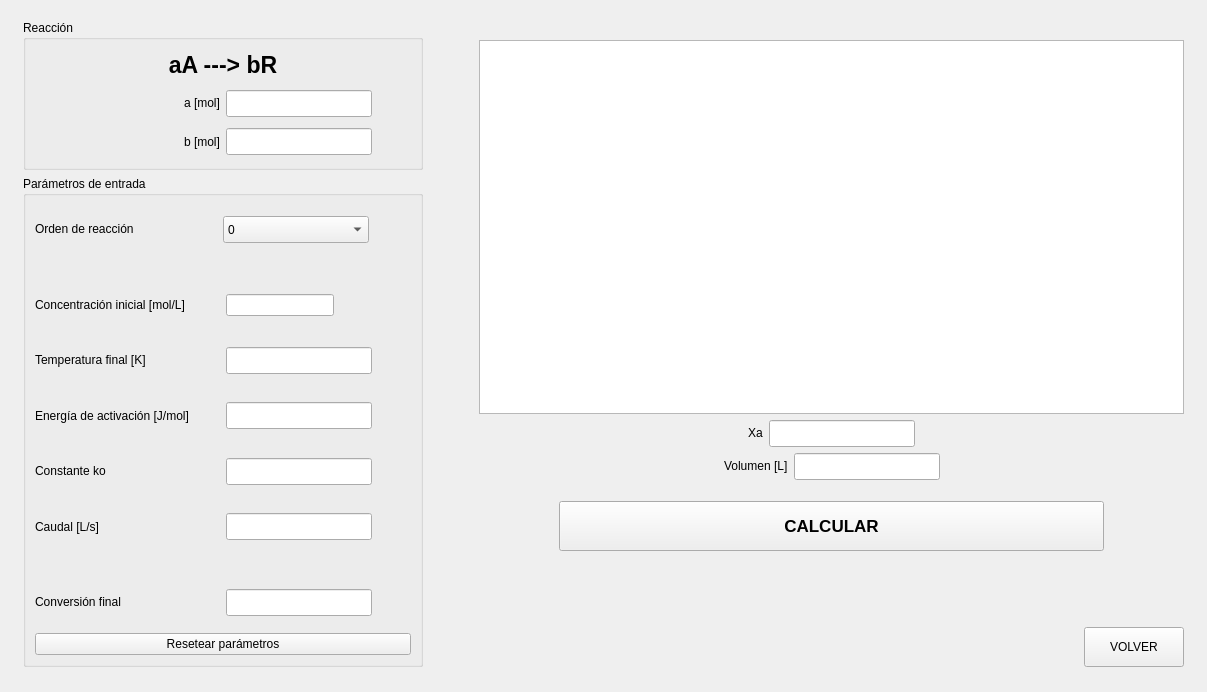
<?xml version="1.0" encoding="UTF-8"?>
<ui version="4.0">
 <class>Form</class>
 <widget class="QWidget" name="Form">
  <property name="geometry">
   <rect>
    <x>0</x>
    <y>0</y>
    <width>1207</width>
    <height>692</height>
   </rect>
  </property>
  <property name="windowTitle">
   <string>Reactor MP - Cálculo de volumen</string>
  </property>
  <layout class="QHBoxLayout" name="_2">
   <property name="topMargin">
    <number>20</number>
   </property>
   <property name="bottomMargin">
    <number>25</number>
   </property>
   <item>
    <spacer name="horizontalSpacer_3">
     <property name="orientation">
      <enum>Qt::Horizontal</enum>
     </property>
     <property name="sizeType">
      <enum>QSizePolicy::Fixed</enum>
     </property>
     <property name="sizeHint" stdset="0">
      <size>
       <width>12</width>
       <height>20</height>
      </size>
     </property>
    </spacer>
   </item>
   <item>
    <layout class="QVBoxLayout" name="Izquierda">
     <property name="sizeConstraint">
      <enum>QLayout::SetDefaultConstraint</enum>
     </property>
     <property name="leftMargin">
      <number>0</number>
     </property>
     <item>
      <widget class="QGroupBox" name="Reaccion">
       <property name="minimumSize">
        <size>
         <width>400</width>
         <height>0</height>
        </size>
       </property>
       <property name="maximumSize">
        <size>
         <width>400</width>
         <height>150</height>
        </size>
       </property>
       <property name="title">
        <string>Reacción</string>
       </property>
       <layout class="QVBoxLayout" name="verticalLayout_6">
        <item>
         <layout class="QHBoxLayout" name="horizontalLayout">
          <property name="spacing">
           <number>6</number>
          </property>
          <item>
           <layout class="QVBoxLayout" name="verticalLayout_4">
            <item>
             <widget class="QLabel" name="lb_cao_12">
              <property name="font">
               <font>
                <pointsize>17</pointsize>
                <weight>75</weight>
                <bold>true</bold>
               </font>
              </property>
              <property name="text">
               <string>aA ---&gt; bR</string>
              </property>
              <property name="alignment">
               <set>Qt::AlignCenter</set>
              </property>
             </widget>
            </item>
            <item>
             <layout class="QHBoxLayout" name="horizontalLayout_14">
              <item alignment="Qt::AlignRight|Qt::AlignVCenter">
               <widget class="QLabel" name="lb_cao_13">
                <property name="text">
                 <string>a [mol]</string>
                </property>
               </widget>
              </item>
              <item alignment="Qt::AlignLeft|Qt::AlignVCenter">
               <widget class="QLineEdit" name="le_molA">
                <property name="minimumSize">
                 <size>
                  <width>146</width>
                  <height>27</height>
                 </size>
                </property>
               </widget>
              </item>
             </layout>
            </item>
            <item>
             <layout class="QHBoxLayout" name="horizontalLayout_16">
              <item alignment="Qt::AlignRight|Qt::AlignVCenter">
               <widget class="QLabel" name="lb_cao_14">
                <property name="text">
                 <string>b [mol]</string>
                </property>
               </widget>
              </item>
              <item alignment="Qt::AlignLeft|Qt::AlignVCenter">
               <widget class="QLineEdit" name="le_molB">
                <property name="minimumSize">
                 <size>
                  <width>146</width>
                  <height>27</height>
                 </size>
                </property>
               </widget>
              </item>
             </layout>
            </item>
           </layout>
          </item>
         </layout>
        </item>
       </layout>
      </widget>
     </item>
     <item>
      <widget class="QGroupBox" name="Parmetros_entrada">
       <property name="minimumSize">
        <size>
         <width>400</width>
         <height>0</height>
        </size>
       </property>
       <property name="maximumSize">
        <size>
         <width>400</width>
         <height>16777215</height>
        </size>
       </property>
       <property name="title">
        <string>Parámetros de entrada</string>
       </property>
       <layout class="QVBoxLayout" name="verticalLayout">
        <item>
         <layout class="QHBoxLayout" name="horizontalLayout_7">
          <property name="spacing">
           <number>0</number>
          </property>
          <property name="leftMargin">
           <number>0</number>
          </property>
          <property name="rightMargin">
           <number>0</number>
          </property>
          <item alignment="Qt::AlignLeft|Qt::AlignVCenter">
           <widget class="QLabel" name="lb_cao_6">
            <property name="text">
             <string>Orden de reacción</string>
            </property>
           </widget>
          </item>
          <item alignment="Qt::AlignLeft|Qt::AlignVCenter">
           <widget class="QComboBox" name="cb_orden">
            <property name="minimumSize">
             <size>
              <width>146</width>
              <height>27</height>
             </size>
            </property>
            <item>
             <property name="text">
              <string>0</string>
             </property>
            </item>
            <item>
             <property name="text">
              <string>1</string>
             </property>
            </item>
            <item>
             <property name="text">
              <string>2</string>
             </property>
            </item>
           </widget>
          </item>
         </layout>
        </item>
        <item>
         <spacer name="verticalSpacer">
          <property name="orientation">
           <enum>Qt::Vertical</enum>
          </property>
          <property name="sizeType">
           <enum>QSizePolicy::Fixed</enum>
          </property>
          <property name="sizeHint" stdset="0">
           <size>
            <width>20</width>
            <height>20</height>
           </size>
          </property>
         </spacer>
        </item>
        <item>
         <layout class="QHBoxLayout" name="horizontalLayout_6">
          <item alignment="Qt::AlignLeft|Qt::AlignVCenter">
           <widget class="QLabel" name="lb_cao_5">
            <property name="text">
             <string>Concentración inicial [mol/L]</string>
            </property>
           </widget>
          </item>
          <item alignment="Qt::AlignLeft|Qt::AlignVCenter">
           <widget class="QLineEdit" name="le_concentracion_ini"/>
          </item>
         </layout>
        </item>
        <item>
         <layout class="QHBoxLayout" name="horizontalLayout_10">
          <item alignment="Qt::AlignLeft|Qt::AlignVCenter">
           <widget class="QLabel" name="lb_cao_9">
            <property name="text">
             <string>Temperatura final [K]</string>
            </property>
           </widget>
          </item>
          <item alignment="Qt::AlignLeft|Qt::AlignVCenter">
           <widget class="QLineEdit" name="le_temp_fin">
            <property name="minimumSize">
             <size>
              <width>146</width>
              <height>27</height>
             </size>
            </property>
           </widget>
          </item>
         </layout>
        </item>
        <item>
         <layout class="QHBoxLayout" name="horizontalLayout_5">
          <item alignment="Qt::AlignLeft|Qt::AlignVCenter">
           <widget class="QLabel" name="lb_cao_4">
            <property name="text">
             <string>Energía de activación [J/mol]</string>
            </property>
           </widget>
          </item>
          <item alignment="Qt::AlignLeft|Qt::AlignVCenter">
           <widget class="QLineEdit" name="le_ener_act">
            <property name="minimumSize">
             <size>
              <width>146</width>
              <height>27</height>
             </size>
            </property>
           </widget>
          </item>
         </layout>
        </item>
        <item>
         <layout class="QHBoxLayout" name="horizontalLayout_8">
          <item alignment="Qt::AlignLeft|Qt::AlignVCenter">
           <widget class="QLabel" name="lb_cao_7">
            <property name="text">
             <string>Constante ko</string>
            </property>
           </widget>
          </item>
          <item alignment="Qt::AlignLeft|Qt::AlignVCenter">
           <widget class="QLineEdit" name="le_k">
            <property name="minimumSize">
             <size>
              <width>146</width>
              <height>27</height>
             </size>
            </property>
           </widget>
          </item>
         </layout>
        </item>
        <item>
         <layout class="QHBoxLayout" name="horizontalLayout_9">
          <item alignment="Qt::AlignLeft|Qt::AlignVCenter">
           <widget class="QLabel" name="lb_cao_8">
            <property name="text">
             <string>Caudal [L/s]</string>
            </property>
           </widget>
          </item>
          <item alignment="Qt::AlignLeft|Qt::AlignVCenter">
           <widget class="QLineEdit" name="le_caudal">
            <property name="minimumSize">
             <size>
              <width>146</width>
              <height>27</height>
             </size>
            </property>
           </widget>
          </item>
         </layout>
        </item>
        <item>
         <spacer name="verticalSpacer_4">
          <property name="orientation">
           <enum>Qt::Vertical</enum>
          </property>
          <property name="sizeType">
           <enum>QSizePolicy::Fixed</enum>
          </property>
          <property name="sizeHint" stdset="0">
           <size>
            <width>20</width>
            <height>20</height>
           </size>
          </property>
         </spacer>
        </item>
        <item>
         <layout class="QHBoxLayout" name="horizontalLayout_13">
          <item alignment="Qt::AlignLeft|Qt::AlignVCenter">
           <widget class="QLabel" name="lb_cao">
            <property name="text">
             <string>Conversión final</string>
            </property>
           </widget>
          </item>
          <item alignment="Qt::AlignLeft|Qt::AlignVCenter">
           <widget class="QLineEdit" name="le_conv_fin">
            <property name="minimumSize">
             <size>
              <width>146</width>
              <height>27</height>
             </size>
            </property>
           </widget>
          </item>
         </layout>
        </item>
        <item>
         <widget class="QPushButton" name="btn_reset">
          <property name="text">
           <string>Resetear parámetros</string>
          </property>
         </widget>
        </item>
       </layout>
      </widget>
     </item>
    </layout>
   </item>
   <item>
    <spacer name="horizontalSpacer_17">
     <property name="orientation">
      <enum>Qt::Horizontal</enum>
     </property>
     <property name="sizeType">
      <enum>QSizePolicy::Fixed</enum>
     </property>
     <property name="sizeHint" stdset="0">
      <size>
       <width>50</width>
       <height>20</height>
      </size>
     </property>
    </spacer>
   </item>
   <item>
    <layout class="QVBoxLayout" name="verticalLayout_5">
     <item>
      <layout class="QVBoxLayout" name="verticalLayout_2">
       <item>
        <spacer name="verticalSpacer_5">
         <property name="orientation">
          <enum>Qt::Vertical</enum>
         </property>
         <property name="sizeType">
          <enum>QSizePolicy::Fixed</enum>
         </property>
         <property name="sizeHint" stdset="0">
          <size>
           <width>20</width>
           <height>20</height>
          </size>
         </property>
        </spacer>
       </item>
       <item>
        <widget class="PlotWidget" name="plot">
         <property name="minimumSize">
          <size>
           <width>685</width>
           <height>0</height>
          </size>
         </property>
        </widget>
       </item>
       <item>
        <layout class="QHBoxLayout" name="horizontalLayout_12"/>
       </item>
      </layout>
     </item>
     <item>
      <layout class="QHBoxLayout" name="horizontalLayout_11">
       <item>
        <spacer name="horizontalSpacer_5">
         <property name="orientation">
          <enum>Qt::Horizontal</enum>
         </property>
         <property name="sizeHint" stdset="0">
          <size>
           <width>40</width>
           <height>20</height>
          </size>
         </property>
        </spacer>
       </item>
       <item alignment="Qt::AlignRight|Qt::AlignVCenter">
        <widget class="QLabel" name="lb_cao_10">
         <property name="text">
          <string>Xa</string>
         </property>
        </widget>
       </item>
       <item alignment="Qt::AlignLeft|Qt::AlignVCenter">
        <widget class="QLineEdit" name="le_xa">
         <property name="minimumSize">
          <size>
           <width>146</width>
           <height>27</height>
          </size>
         </property>
        </widget>
       </item>
       <item>
        <spacer name="horizontalSpacer_7">
         <property name="orientation">
          <enum>Qt::Horizontal</enum>
         </property>
         <property name="sizeHint" stdset="0">
          <size>
           <width>40</width>
           <height>20</height>
          </size>
         </property>
        </spacer>
       </item>
      </layout>
     </item>
     <item>
      <layout class="QHBoxLayout" name="horizontalLayout_3">
       <item>
        <spacer name="horizontalSpacer_6">
         <property name="orientation">
          <enum>Qt::Horizontal</enum>
         </property>
         <property name="sizeHint" stdset="0">
          <size>
           <width>40</width>
           <height>20</height>
          </size>
         </property>
        </spacer>
       </item>
       <item alignment="Qt::AlignRight|Qt::AlignVCenter">
        <widget class="QLabel" name="lb_cao_2">
         <property name="text">
          <string>Volumen [L]</string>
         </property>
        </widget>
       </item>
       <item alignment="Qt::AlignLeft|Qt::AlignVCenter">
        <widget class="QLineEdit" name="le_volumen">
         <property name="minimumSize">
          <size>
           <width>146</width>
           <height>27</height>
          </size>
         </property>
        </widget>
       </item>
       <item>
        <spacer name="horizontalSpacer_8">
         <property name="orientation">
          <enum>Qt::Horizontal</enum>
         </property>
         <property name="sizeHint" stdset="0">
          <size>
           <width>40</width>
           <height>20</height>
          </size>
         </property>
        </spacer>
       </item>
      </layout>
     </item>
     <item>
      <spacer name="verticalSpacer_3">
       <property name="orientation">
        <enum>Qt::Vertical</enum>
       </property>
       <property name="sizeType">
        <enum>QSizePolicy::Fixed</enum>
       </property>
       <property name="sizeHint" stdset="0">
        <size>
         <width>20</width>
         <height>15</height>
        </size>
       </property>
      </spacer>
     </item>
     <item>
      <layout class="QHBoxLayout" name="horizontalLayout_17">
       <item>
        <spacer name="horizontalSpacer">
         <property name="orientation">
          <enum>Qt::Horizontal</enum>
         </property>
         <property name="sizeType">
          <enum>QSizePolicy::Fixed</enum>
         </property>
         <property name="sizeHint" stdset="0">
          <size>
           <width>80</width>
           <height>20</height>
          </size>
         </property>
        </spacer>
       </item>
       <item>
        <widget class="QPushButton" name="btn_ejecutar">
         <property name="sizePolicy">
          <sizepolicy hsizetype="Minimum" vsizetype="Fixed">
           <horstretch>0</horstretch>
           <verstretch>0</verstretch>
          </sizepolicy>
         </property>
         <property name="minimumSize">
          <size>
           <width>0</width>
           <height>50</height>
          </size>
         </property>
         <property name="baseSize">
          <size>
           <width>0</width>
           <height>0</height>
          </size>
         </property>
         <property name="font">
          <font>
           <pointsize>13</pointsize>
           <weight>75</weight>
           <bold>true</bold>
          </font>
         </property>
         <property name="text">
          <string>CALCULAR</string>
         </property>
        </widget>
       </item>
       <item>
        <spacer name="horizontalSpacer_2">
         <property name="orientation">
          <enum>Qt::Horizontal</enum>
         </property>
         <property name="sizeType">
          <enum>QSizePolicy::Fixed</enum>
         </property>
         <property name="sizeHint" stdset="0">
          <size>
           <width>80</width>
           <height>20</height>
          </size>
         </property>
        </spacer>
       </item>
      </layout>
     </item>
     <item>
      <spacer name="verticalSpacer_6">
       <property name="orientation">
        <enum>Qt::Vertical</enum>
       </property>
       <property name="sizeType">
        <enum>QSizePolicy::Fixed</enum>
       </property>
       <property name="sizeHint" stdset="0">
        <size>
         <width>20</width>
         <height>50</height>
        </size>
       </property>
      </spacer>
     </item>
     <item>
      <layout class="QHBoxLayout" name="horizontalLayout_21">
       <property name="leftMargin">
        <number>0</number>
       </property>
       <property name="topMargin">
        <number>20</number>
       </property>
       <item>
        <spacer name="horizontalSpacer_16">
         <property name="orientation">
          <enum>Qt::Horizontal</enum>
         </property>
         <property name="sizeHint" stdset="0">
          <size>
           <width>40</width>
           <height>20</height>
          </size>
         </property>
        </spacer>
       </item>
       <item>
        <widget class="QPushButton" name="btn_cerrar">
         <property name="minimumSize">
          <size>
           <width>100</width>
           <height>40</height>
          </size>
         </property>
         <property name="maximumSize">
          <size>
           <width>100</width>
           <height>40</height>
          </size>
         </property>
         <property name="text">
          <string>VOLVER</string>
         </property>
        </widget>
       </item>
      </layout>
     </item>
    </layout>
   </item>
   <item>
    <spacer name="horizontalSpacer_4">
     <property name="orientation">
      <enum>Qt::Horizontal</enum>
     </property>
     <property name="sizeType">
      <enum>QSizePolicy::Fixed</enum>
     </property>
     <property name="sizeHint" stdset="0">
      <size>
       <width>12</width>
       <height>20</height>
      </size>
     </property>
    </spacer>
   </item>
  </layout>
 </widget>
 <customwidgets>
  <customwidget>
   <class>PlotWidget</class>
   <extends>QGraphicsView</extends>
   <header>pyqtgraph</header>
  </customwidget>
 </customwidgets>
 <resources/>
 <connections/>
</ui>
